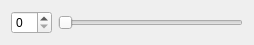
<?xml version="1.0" encoding="UTF-8"?>
<ui version="4.0">
 <class>SmallWidget</class>
 <widget class="QWidget" name="SmallWidget">
  <property name="geometry">
   <rect>
    <x>0</x>
    <y>0</y>
    <width>254</width>
    <height>40</height>
   </rect>
  </property>
  <property name="windowTitle">
   <string>Form</string>
  </property>
  <layout class="QHBoxLayout" name="horizontalLayout">
   <item>
    <widget class="QSpinBox" name="spinBox"/>
   </item>
   <item>
    <widget class="QSlider" name="horizontalSlider">
     <property name="orientation">
      <enum>Qt::Horizontal</enum>
     </property>
    </widget>
   </item>
  </layout>
 </widget>
 <resources/>
 <connections/>
</ui>
